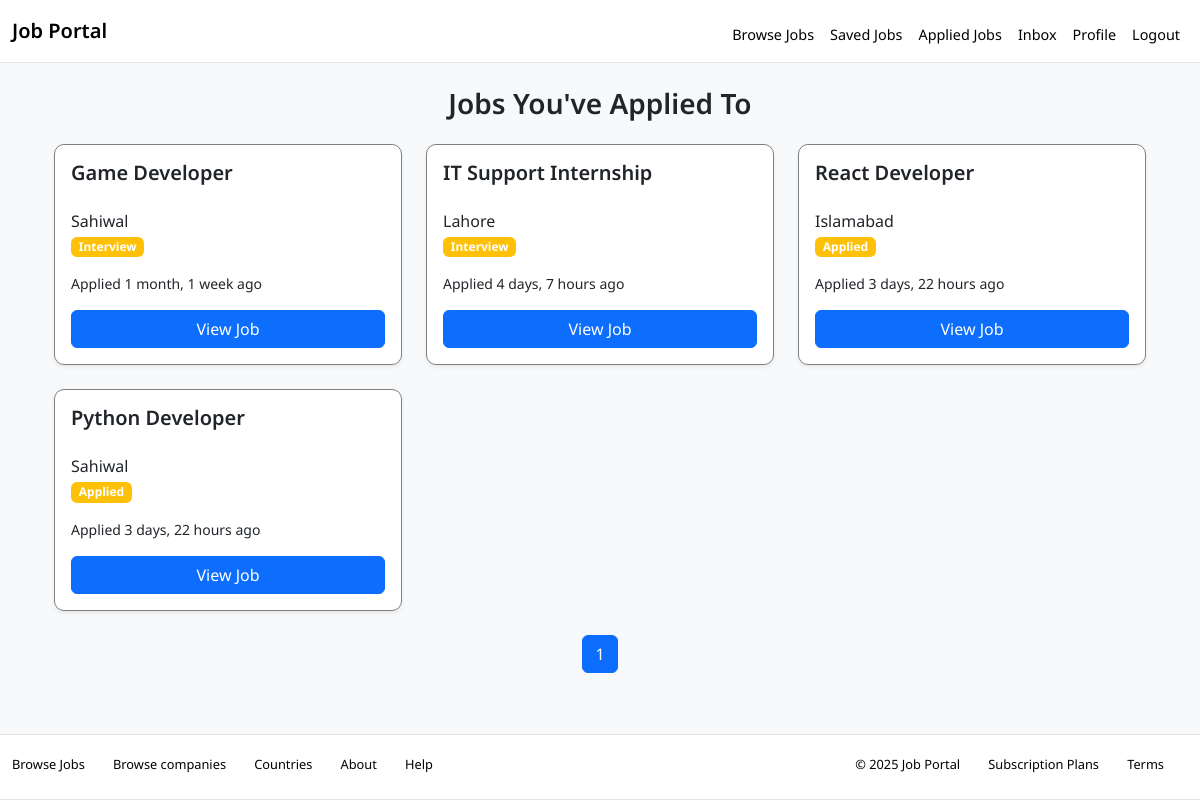
The page /seeker/applied/ (signed in) on the database its author committed.
### core/models.py (models this page shows)
class Application(models.Model):
    job = models.ForeignKey(Job, on_delete=models.CASCADE)
    seeker = models.ForeignKey(JobSeekerProfile, on_delete=models.CASCADE)
    resume = models.FileField(upload_to='applications/')
    cover_letter = models.TextField(blank=True)
    status = models.CharField(max_length=20, choices=[('applied', 'Applied'), ('interview', 'Interview Scheduled'), ('rejected', 'Rejected'), ('hired', 'Hired')], default='applied')
    applied_at = models.DateTimeField(auto_now_add=True)

class Job(models.Model):
    employer = models.ForeignKey(EmployerProfile, on_delete=models.CASCADE)
    title = models.CharField(max_length=150)
    description = models.TextField()
    skills_required = models.TextField()
    location = models.CharField(max_length=100)
    salary_min = models.IntegerField()
    salary_max = models.IntegerField()
    job_type = models.CharField(max_length=20, choices=[('full', 'Full-Time'), ('part', 'Part-Time'), ('remote', 'Remote'), ('intern', 'Internship')])
    created_at = models.DateTimeField(auto_now_add=True)
    expiry_date = models.DateField()
    is_active = models.BooleanField(default=True)

### core/views.py (the view)
# urls.py: path('seeker/applied/', applied_jobs_page, name='applied-jobs'),
@login_required
def applied_jobs_page(request):
    if request.user.role != 'seeker':
        messages.error(request, "Not authorized.")
        return redirect('dashboard')
    seeker = request.user.jobseekerprofile
    applications = Application.objects.filter(seeker=seeker).select_related('job')
    paginator = Paginator(applications, 6)  # show 6 applications per page
    page = request.GET.get('page')
    page_obj = paginator.get_page(page)
    return render(request, 'core/applied_jobs.html', {
        'applications': page_obj
    })

### core/templates/core/applied_jobs.html (shortened to what this page needs)
{% extends 'base.html' %}
{% block content %}
<div class="container p-4">
  <h3 class="text-center mb-4">Jobs You've Applied To</h3>
  {% if not applications %}
    <div class="alert alert-warning mt-4">
      You haven't applied to any jobs yet.
    </div>
  {% else %}
    <div class="row g-4">
      {% for application in applications %}
        <div class="col-md-4">
          <div class="card p-3 shadow-sm" style="border-radius: 10px; border: 1px solid grey">
            <h5>{{ application.job.title }}</h5>
            <span>{{ application.job.location }}</span>
            <div class="mb-3">
              <span class="badge {% if application.status == 'accepted' %}bg-success{% elif application.status == 'rejected' %}bg-danger{% else %}bg-warning{% endif %}">
                {{ application.status|capfirst }}
              </span>
            </div>
            <small>Applied {{ application.applied_at|timesince }} ago</small>
            <a
              href="{% url 'job-detail' application.job.id %}"
              class="btn btn-primary mt-3">
              View Job
            </a>
          </div>
        </div>
      {% endfor %}
    </div>
    <div class="pagination mt-4 d-flex justify-content-center">
      <ul class="pagination mb-0">
        {% for num in applications.paginator.page_range %}
          <li class="page-item {% if applications.number == num %}active{% endif %}">
            <a class="page-link" href="?page={{ num }}">{{ num }}</a>
          </li>
        {% endfor %}
      </ul>
    </div>
  {% endif %}
</div>
{% endblock %}

### core/templates/base.html (style rules this page uses)
body { font-family: 'Noto Sans', 'Helvetica Neue', Helvetica, Arial, sans-serif !important; }
h3 { font-weight: 600; }
h5 { font-weight: 600; }

### rows shown on the page
Application: job "Game Developer", job.location "Sahiwal", status "Interview", applied_at "1 month, 1 week"
Application: job "IT Support Internship", job.location "Lahore", status "Interview", applied_at "4 days, 7 hours"
Application: job "React Developer", job.location "Islamabad", status "Applied", applied_at "3 days, 22 hours"
Application: job "Python Developer", job.location "Sahiwal", status "Applied", applied_at "3 days, 22 hours"

### other values the page prints
{{ num }} "1"
